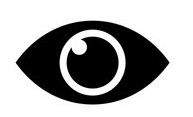
#> input picture showPassword (2).jpg, 193 x 117 px, given in place of backbutton.jpg, which was not available
$ python -i FinalGUIUniversal.py   (imports and definitions only)
#> lines starting #> are read from the running program, lines starting #| are printed output that depends on the picture; pictures that were not available may be replaced by others from this repository, and a replacement may not be noted
import hashlib
import random
from tkinter import *
from tkinter import filedialog
from tkinter import messagebox
from tkinter import ttk

import sqlite3
import pyperclip
from PIL import Image, ImageTk

mydb = sqlite3.connect('project.db')
mycursor = mydb.cursor()
#mycursor.execute("CREATE DATABASE IF NOT EXISTS forpython")
#mydb = mysql.connector.connect(host="localhost", user="root", passwd="sairam123", database="forpython")
#mycursor = mydb.cursor()
# [1 line not run here, left out]


def images():
    global backButton, showPassword, SignUpPage, hidePassword, mainPage, forgotPage, addPword, updatePword, deletePword, mainPage1, home1, genrand
    backButton = Image.open(r'backbutton.jpg')
#> backButton is the input picture: PIL image 193x117 RGB; min 0, max 255, mean 169.8
    showPassword = Image.open(r'showPassword (2).jpg')
    showPassword = showPassword.resize((35, 23))
    hidePassword = Image.open(r'hidePassword (2).jpg')
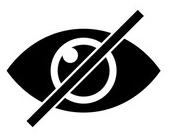
#> input picture hidePassword (2).jpg, 169 x 134 px
#> hidePassword is the input picture: PIL image 169x134 RGB; min 0, max 255, mean 167.3
    hidePassword = hidePassword.resize((35, 25))
#> hidePassword: PIL image 35x25 RGB
    SignUpPage = Image.open('SignUp-01.png')
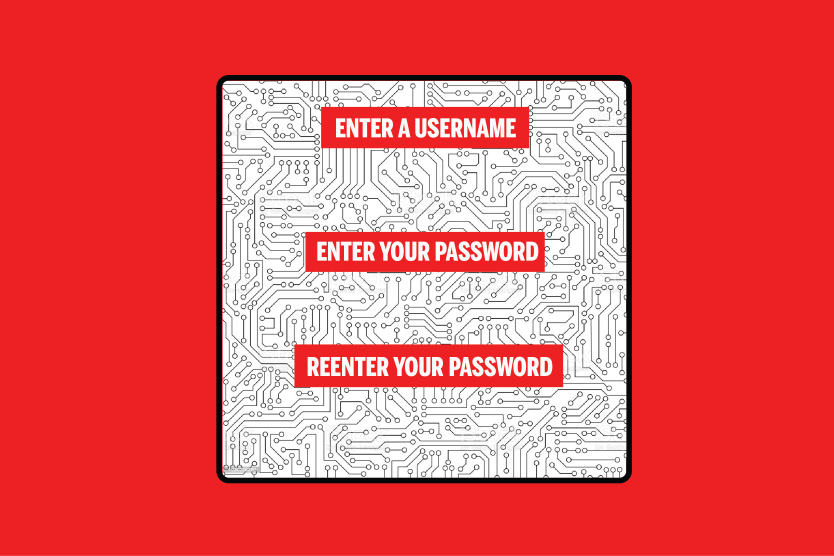
#> input picture SignUp-01.png, 2500 x 1667 px (shown at 1/3 size)
#> SignUpPage is the input picture: PIL image 2500x1667 RGB; mean R, G, B 230.5, 90.8, 93.5
    SignUpPage = SignUpPage.resize((600, 400))
#> SignUpPage: PIL image 600x400 RGB
    mainPage = Image.open(r'Main-01.png')
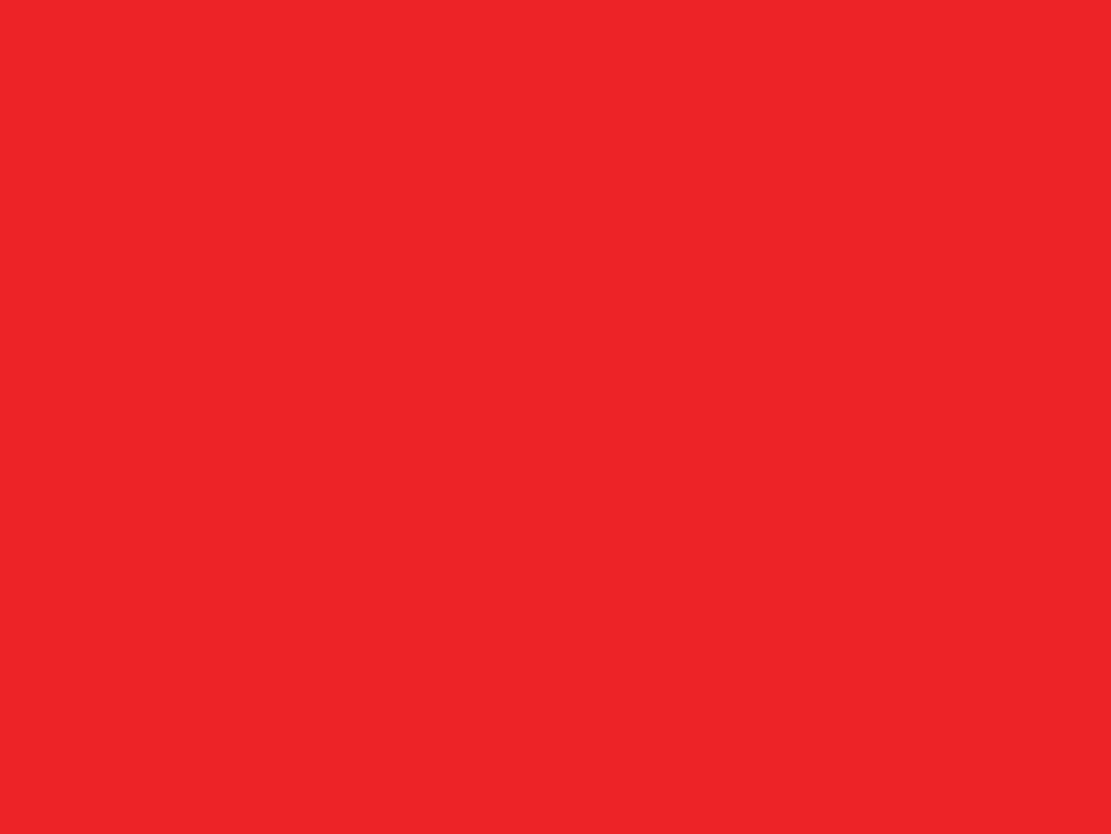
#> input picture Main-01.png, 3333 x 2500 px (shown at 1/3 size)
#> mainPage is the input picture: PIL image 3333x2500 RGB; mean R, G, B 237, 35, 39
    mainPage = mainPage.resize((800, 600))
#> mainPage: PIL image 800x600 RGB
    forgotPage = Image.open(r'forgotpage-01.png')
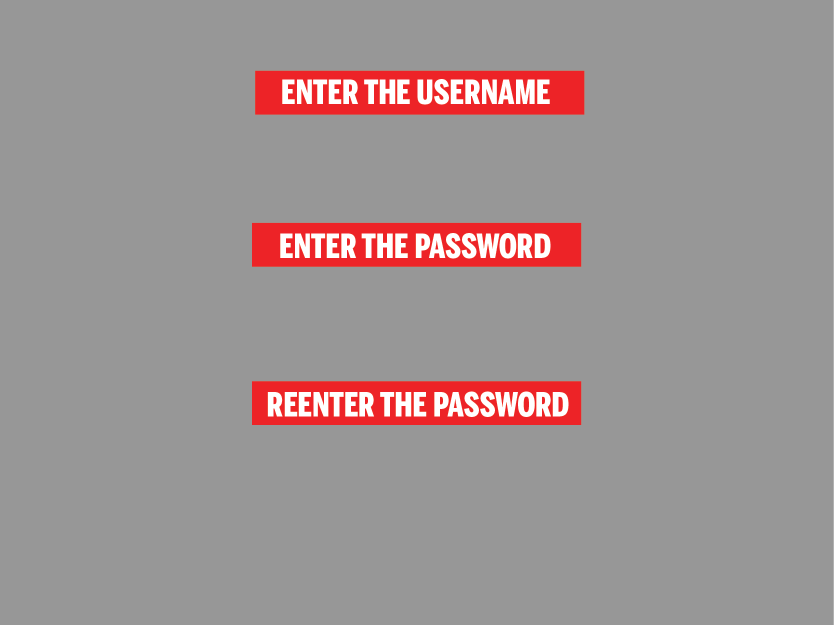
#> input picture forgotpage-01.png, 1667 x 1250 px (shown at 1/2 size)
#> forgotPage is the input picture: PIL image 1667x1250 RGB; mean R, G, B 158.6, 146.8, 146.9
    forgotPage = forgotPage.resize((400, 300))
#> forgotPage: PIL image 400x300 RGB
    addPword = Image.open(r'AddPword-01.png')
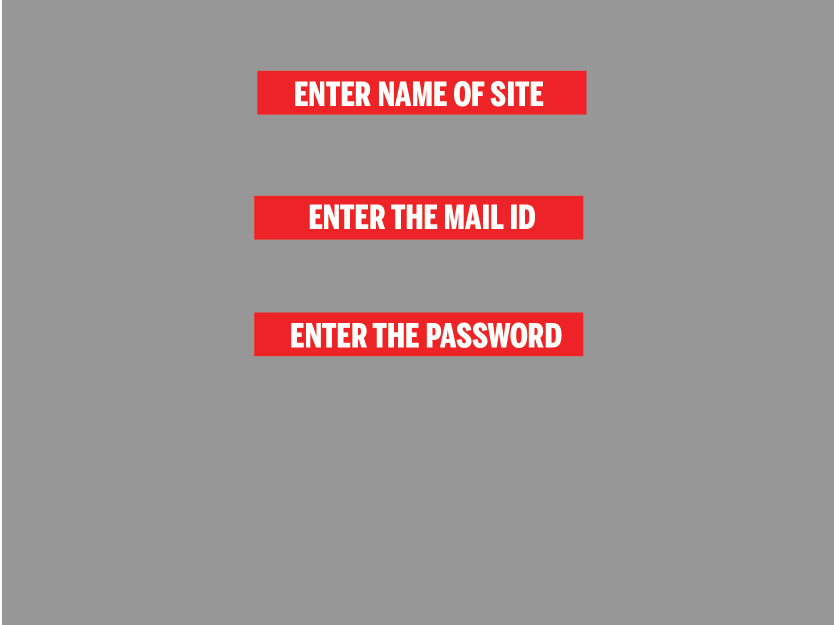
#> input picture AddPword-01.png, 1667 x 1250 px (shown at 1/2 size)
#> addPword is the input picture: PIL image 1667x1250 RGB; mean R, G, B 158.8, 146.3, 146.4
    addPword = addPword.resize((420, 320))
#> addPword: PIL image 420x320 RGB
    updatePword = Image.open(r'updatePage-01-01.png')
    updatePword = updatePword.resize((400, 300))
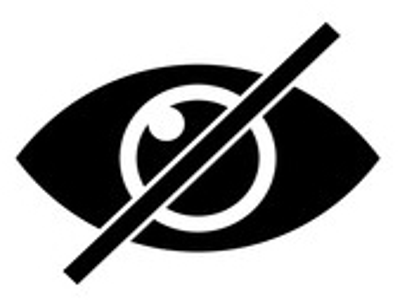
#> updatePword: PIL image 400x300 RGB; min 0, max 255, mean 167.3
    deletePword = Image.open(r'deletePword-01.png')
    deletePword = deletePword.resize((300, 200))
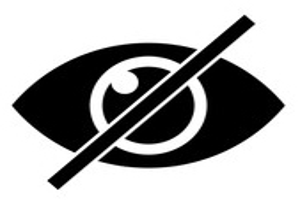
#> deletePword: PIL image 300x200 RGB; min 0, max 255, mean 167.3
#> (the run stopped early here; a loop or call above may not have finished)
